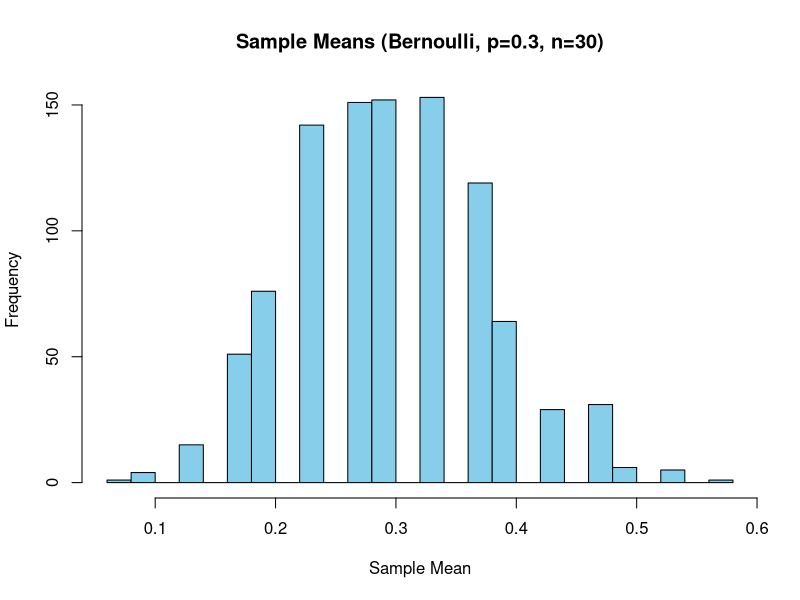
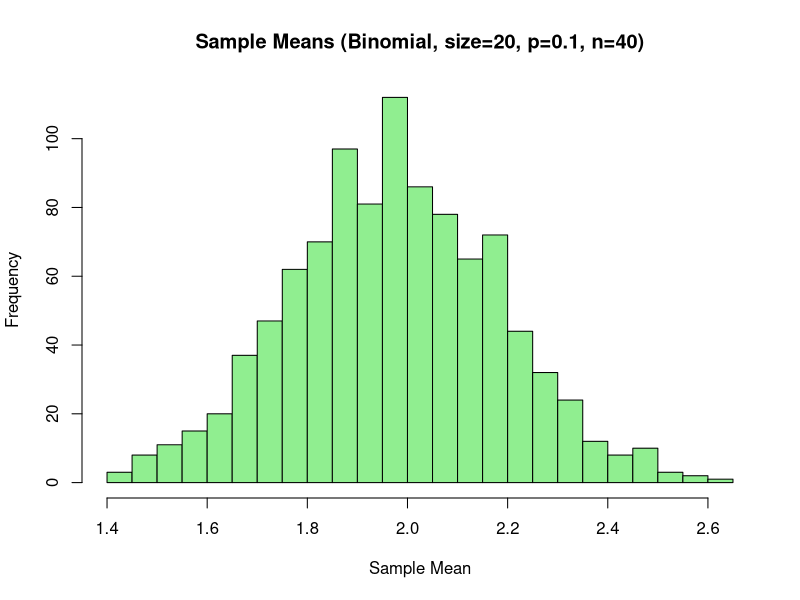
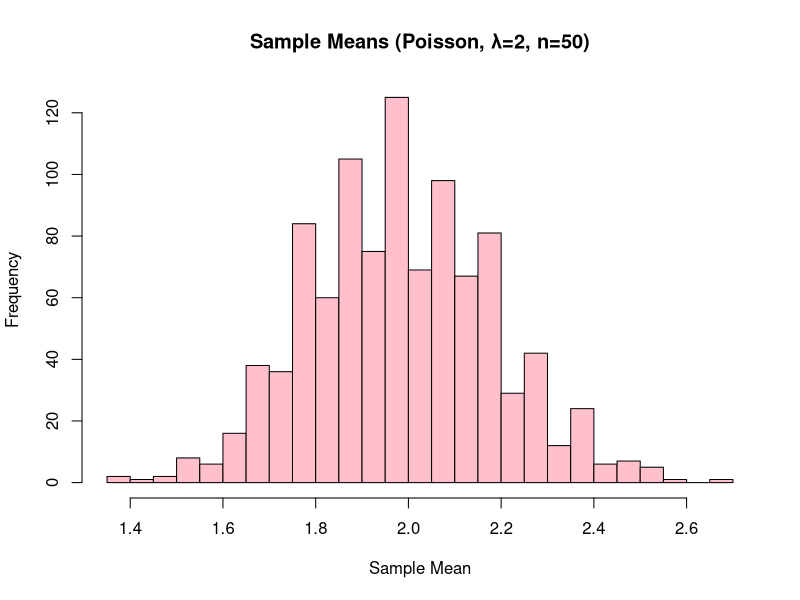

Write the R code that produced these figures, in order.
## ---- chunk 1
#| label: ex-1a
set.seed(123)

# Parameters
p <- 0.3     # probability of success
n <- 30      # 30 patients at a time
nsim <- 1000 # number of simulations

# Simulate 1000 sample means
means <- replicate(nsim, 
                   mean(rbinom(n, size = 1, prob = p)))

# Plot histogram of sample means
hist(means, breaks = 30, 
     col = "skyblue", 
     main = "Sample Means (Bernoulli, p=0.3, n=30)",
     xlab = "Sample Mean")
## ---- chunk 2
#| label: ex-2a
set.seed(123)

# Parameters
size <- 20   # 20 people at risk each week
p <- 0.1     # probability of infection = 0.1
n <- 40      # simulate 40 weeks of data
nsim <- 1000 # do this simulation 1000 times

# Simulate 1000 sample means
means <- replicate(nsim, 
                   mean(rbinom(n, size = size, prob = p)))

# Plot histogram of sample means
hist(means, breaks = 30, 
     col = "lightgreen", 
     main = "Sample Means (Binomial, size=20, p=0.1, n=40)",
     xlab = "Sample Mean")
## ---- chunk 3
#| label: ex-3a
set.seed(123)

# Parameters
lambda <- 2  # Poisson rate
n <- 50      # sample size
nsim <- 1000 # number of simulations

# Simulate 1000 sample means
means <- replicate(nsim, 
                   mean(rpois(n, lambda = lambda)))

# Plot histogram of sample means
hist(means, breaks = 30, 
     col = "pink", 
     main = "Sample Means (Poisson, λ=2, n=50)",
     xlab = "Sample Mean")

## ---- chunk 4
#| label: ex-3c
